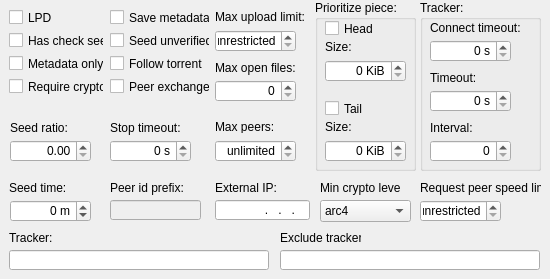
   <widget class="QWidget" name="tab_Bittorrent">
    <attribute name="title">
     <string>Bittorrent</string>
    </attribute>
    <widget class="QCheckBox" name="checkBox_EnableLpd">
     <property name="enabled">
      <bool>true</bool>
     </property>
     <property name="geometry">
      <rect>
       <x>9</x>
       <y>9</y>
       <width>95</width>
       <height>17</height>
      </rect>
     </property>
     <property name="text">
      <string>LPD</string>
     </property>
    </widget>
    <widget class="QCheckBox" name="checkBox_HashCheckSeed">
     <property name="enabled">
      <bool>true</bool>
     </property>
     <property name="geometry">
      <rect>
       <x>9</x>
       <y>32</y>
       <width>95</width>
       <height>17</height>
      </rect>
     </property>
     <property name="text">
      <string>Has check seed</string>
     </property>
    </widget>
    <widget class="QCheckBox" name="checkBox_SaveMetadata">
     <property name="enabled">
      <bool>true</bool>
     </property>
     <property name="geometry">
      <rect>
       <x>110</x>
       <y>9</y>
       <width>100</width>
       <height>17</height>
      </rect>
     </property>
     <property name="text">
      <string>Save metadata</string>
     </property>
    </widget>
    <widget class="QCheckBox" name="checkBox_SeedUnverified">
     <property name="enabled">
      <bool>true</bool>
     </property>
     <property name="geometry">
      <rect>
       <x>110</x>
       <y>32</y>
       <width>100</width>
       <height>17</height>
      </rect>
     </property>
     <property name="text">
      <string>Seed unverified</string>
     </property>
    </widget>
    <widget class="QCheckBox" name="checkBox_MetadataOnly">
     <property name="enabled">
      <bool>true</bool>
     </property>
     <property name="geometry">
      <rect>
       <x>9</x>
       <y>55</y>
       <width>95</width>
       <height>17</height>
      </rect>
     </property>
     <property name="text">
      <string>Metadata only</string>
     </property>
    </widget>
    <widget class="QCheckBox" name="checkBox_FollowTorrent">
     <property name="enabled">
      <bool>true</bool>
     </property>
     <property name="geometry">
      <rect>
       <x>110</x>
       <y>55</y>
       <width>100</width>
       <height>17</height>
      </rect>
     </property>
     <property name="text">
      <string>Follow torrent</string>
     </property>
    </widget>
    <widget class="QCheckBox" name="checkBox_RequireCrypto">
     <property name="enabled">
      <bool>true</bool>
     </property>
     <property name="geometry">
      <rect>
       <x>9</x>
       <y>78</y>
       <width>95</width>
       <height>17</height>
      </rect>
     </property>
     <property name="text">
      <string>Require crypto</string>
     </property>
    </widget>
    <widget class="QCheckBox" name="checkBox_PeerExchange">
     <property name="enabled">
      <bool>true</bool>
     </property>
     <property name="geometry">
      <rect>
       <x>110</x>
       <y>78</y>
       <width>100</width>
       <height>17</height>
      </rect>
     </property>
     <property name="text">
      <string>Peer exchange</string>
     </property>
    </widget>
    <widget class="QLabel" name="label_18">
     <property name="geometry">
      <rect>
       <x>10</x>
       <y>120</y>
       <width>61</width>
       <height>16</height>
      </rect>
     </property>
     <property name="text">
      <string>Seed ratio:</string>
     </property>
     <property name="buddy">
      <cstring>doubleSpinBox_SeedRatio</cstring>
     </property>
    </widget>
    <widget class="QDoubleSpinBox" name="doubleSpinBox_SeedRatio">
     <property name="enabled">
      <bool>true</bool>
     </property>
     <property name="geometry">
      <rect>
       <x>10</x>
       <y>140</y>
       <width>81</width>
       <height>22</height>
      </rect>
     </property>
     <property name="alignment">
      <set>Qt::AlignRight|Qt::AlignTrailing|Qt::AlignVCenter</set>
     </property>
     <property name="prefix">
      <string notr="true"/>
     </property>
    </widget>
    <widget class="QLabel" name="label_20">
     <property name="geometry">
      <rect>
       <x>215</x>
       <y>9</y>
       <width>91</width>
       <height>16</height>
      </rect>
     </property>
     <property name="text">
      <string>Max upload limit:</string>
     </property>
     <property name="buddy">
      <cstring>spinBox_MaxUploadLimit</cstring>
     </property>
    </widget>
    <widget class="QSpinBox" name="spinBox_MaxUploadLimit">
     <property name="enabled">
      <bool>true</bool>
     </property>
     <property name="geometry">
      <rect>
       <x>215</x>
       <y>30</y>
       <width>81</width>
       <height>22</height>
      </rect>
     </property>
     <property name="alignment">
      <set>Qt::AlignRight|Qt::AlignTrailing|Qt::AlignVCenter</set>
     </property>
     <property name="specialValueText">
      <string>unrestricted</string>
     </property>
     <property name="suffix">
      <string notr="true"> KiB/s</string>
     </property>
     <property name="maximum">
      <number>65536</number>
     </property>
    </widget>
    <widget class="QLabel" name="label_21">
     <property name="geometry">
      <rect>
       <x>215</x>
       <y>60</y>
       <width>81</width>
       <height>16</height>
      </rect>
     </property>
     <property name="text">
      <string>Max open files:</string>
     </property>
     <property name="buddy">
      <cstring>spinBox_MaxOpenFiles</cstring>
     </property>
    </widget>
    <widget class="QSpinBox" name="spinBox_MaxOpenFiles">
     <property name="enabled">
      <bool>true</bool>
     </property>
     <property name="geometry">
      <rect>
       <x>215</x>
       <y>80</y>
       <width>81</width>
       <height>22</height>
      </rect>
     </property>
     <property name="alignment">
      <set>Qt::AlignRight|Qt::AlignTrailing|Qt::AlignVCenter</set>
     </property>
     <property name="suffix">
      <string notr="true"/>
     </property>
     <property name="maximum">
      <number>65536</number>
     </property>
    </widget>
    <widget class="QLabel" name="label_22">
     <property name="geometry">
      <rect>
       <x>215</x>
       <y>120</y>
       <width>81</width>
       <height>13</height>
      </rect>
     </property>
     <property name="text">
      <string>Max peers:</string>
     </property>
     <property name="buddy">
      <cstring>spinBox_MaxPeers</cstring>
     </property>
    </widget>
    <widget class="QSpinBox" name="spinBox_MaxPeers">
     <property name="enabled">
      <bool>true</bool>
     </property>
     <property name="geometry">
      <rect>
       <x>215</x>
       <y>140</y>
       <width>81</width>
       <height>22</height>
      </rect>
     </property>
     <property name="alignment">
      <set>Qt::AlignRight|Qt::AlignTrailing|Qt::AlignVCenter</set>
     </property>
     <property name="specialValueText">
      <string>unlimited</string>
     </property>
     <property name="suffix">
      <string notr="true"/>
     </property>
     <property name="maximum">
      <number>256</number>
     </property>
    </widget>
    <widget class="QLabel" name="label_23">
     <property name="geometry">
      <rect>
       <x>420</x>
       <y>180</y>
       <width>121</width>
       <height>16</height>
      </rect>
     </property>
     <property name="text">
      <string>Request peer speed limit:</string>
     </property>
     <property name="buddy">
      <cstring>spinBox_RequestPeerSpeedLimit</cstring>
     </property>
    </widget>
    <widget class="QSpinBox" name="spinBox_RequestPeerSpeedLimit">
     <property name="enabled">
      <bool>true</bool>
     </property>
     <property name="geometry">
      <rect>
       <x>420</x>
       <y>200</y>
       <width>81</width>
       <height>22</height>
      </rect>
     </property>
     <property name="alignment">
      <set>Qt::AlignRight|Qt::AlignTrailing|Qt::AlignVCenter</set>
     </property>
     <property name="specialValueText">
      <string>unrestricted</string>
     </property>
     <property name="suffix">
      <string notr="true"> KiB/s</string>
     </property>
     <property name="maximum">
      <number>65536</number>
     </property>
    </widget>
    <widget class="QLabel" name="label_24">
     <property name="geometry">
      <rect>
       <x>110</x>
       <y>120</y>
       <width>81</width>
       <height>16</height>
      </rect>
     </property>
     <property name="text">
      <string>Stop timeout:</string>
     </property>
     <property name="buddy">
      <cstring>spinBox_StopTimeout</cstring>
     </property>
    </widget>
    <widget class="QSpinBox" name="spinBox_StopTimeout">
     <property name="enabled">
      <bool>true</bool>
     </property>
     <property name="geometry">
      <rect>
       <x>110</x>
       <y>140</y>
       <width>81</width>
       <height>22</height>
      </rect>
     </property>
     <property name="alignment">
      <set>Qt::AlignRight|Qt::AlignTrailing|Qt::AlignVCenter</set>
     </property>
     <property name="suffix">
      <string notr="true"> s</string>
     </property>
     <property name="maximum">
      <number>256</number>
     </property>
    </widget>
    <widget class="QLabel" name="label_28">
     <property name="geometry">
      <rect>
       <x>110</x>
       <y>180</y>
       <width>81</width>
       <height>16</height>
      </rect>
     </property>
     <property name="text">
      <string>Peer id prefix:</string>
     </property>
     <property name="buddy">
      <cstring>lineEdit_PeerIDPrefix</cstring>
     </property>
    </widget>
    <widget class="QLineEdit" name="lineEdit_PeerIDPrefix">
     <property name="enabled">
      <bool>false</bool>
     </property>
     <property name="geometry">
      <rect>
       <x>110</x>
       <y>200</y>
       <width>91</width>
       <height>20</height>
      </rect>
     </property>
     <property name="maxLength">
      <number>20</number>
     </property>
    </widget>
    <widget class="QLabel" name="label_42">
     <property name="geometry">
      <rect>
       <x>320</x>
       <y>180</y>
       <width>81</width>
       <height>16</height>
      </rect>
     </property>
     <property name="text">
      <string>Min crypto level:</string>
     </property>
     <property name="buddy">
      <cstring>comboBox_MinCryptoLevel</cstring>
     </property>
    </widget>
    <widget class="QComboBox" name="comboBox_MinCryptoLevel">
     <property name="geometry">
      <rect>
       <x>320</x>
       <y>200</y>
       <width>91</width>
       <height>22</height>
      </rect>
     </property>
     <item>
      <property name="text">
       <string notr="true">arc4</string>
      </property>
     </item>
     <item>
      <property name="text">
       <string notr="true">plain</string>
      </property>
     </item>
    </widget>
    <widget class="QLabel" name="label_19">
     <property name="geometry">
      <rect>
       <x>9</x>
       <y>180</y>
       <width>61</width>
       <height>16</height>
      </rect>
     </property>
     <property name="text">
      <string>Seed time:</string>
     </property>
     <property name="buddy">
      <cstring>spinBox_SeedTime</cstring>
     </property>
    </widget>
    <widget class="QSpinBox" name="spinBox_SeedTime">
     <property name="geometry">
      <rect>
       <x>10</x>
       <y>200</y>
       <width>81</width>
       <height>22</height>
      </rect>
     </property>
     <property name="alignment">
      <set>Qt::AlignRight|Qt::AlignTrailing|Qt::AlignVCenter</set>
     </property>
     <property name="suffix">
      <string notr="true"> m</string>
     </property>
     <property name="minimum">
      <number>-1</number>
     </property>
     <property name="maximum">
      <number>525600</number>
     </property>
    </widget>
    <widget class="QGroupBox" name="groupBox_4">
     <property name="enabled">
      <bool>true</bool>
     </property>
     <property name="geometry">
      <rect>
       <x>420</x>
       <y>0</y>
       <width>121</width>
       <height>171</height>
      </rect>
     </property>
     <property name="title">
      <string>Tracker:</string>
     </property>
     <widget class="QSpinBox" name="spinBox_TrackerConnectTimeout">
      <property name="enabled">
       <bool>true</bool>
      </property>
      <property name="geometry">
       <rect>
        <x>10</x>
        <y>40</y>
        <width>81</width>
        <height>22</height>
       </rect>
      </property>
      <property name="alignment">
       <set>Qt::AlignRight|Qt::AlignTrailing|Qt::AlignVCenter</set>
      </property>
      <property name="suffix">
       <string notr="true"> s</string>
      </property>
      <property name="maximum">
       <number>86400</number>
      </property>
     </widget>
     <widget class="QLabel" name="label_25">
      <property name="geometry">
       <rect>
        <x>10</x>
        <y>20</y>
        <width>101</width>
        <height>16</height>
       </rect>
      </property>
      <property name="text">
       <string>Connect timeout:</string>
      </property>
      <property name="buddy">
       <cstring>spinBox_TrackerConnectTimeout</cstring>
      </property>
     </widget>
     <widget class="QSpinBox" name="spinBox_TrackerTimeout">
      <property name="enabled">
       <bool>true</bool>
      </property>
      <property name="geometry">
       <rect>
        <x>10</x>
        <y>90</y>
        <width>81</width>
        <height>22</height>
       </rect>
      </property>
      <property name="alignment">
       <set>Qt::AlignRight|Qt::AlignTrailing|Qt::AlignVCenter</set>
      </property>
      <property name="suffix">
       <string notr="true"> s</string>
      </property>
      <property name="maximum">
       <number>86400</number>
      </property>
     </widget>
     <widget class="QLabel" name="label_43">
      <property name="geometry">
       <rect>
        <x>10</x>
        <y>70</y>
        <width>101</width>
        <height>16</height>
       </rect>
      </property>
      <property name="text">
       <string>Timeout:</string>
      </property>
      <property name="buddy">
       <cstring>spinBox_TrackerTimeout</cstring>
      </property>
     </widget>
     <widget class="QLabel" name="label_27">
      <property name="geometry">
       <rect>
        <x>10</x>
        <y>120</y>
        <width>101</width>
        <height>16</height>
       </rect>
      </property>
      <property name="text">
       <string>Interval:</string>
      </property>
      <property name="buddy">
       <cstring>spinBox_TrackerInterval</cstring>
      </property>
     </widget>
     <widget class="QSpinBox" name="spinBox_TrackerInterval">
      <property name="enabled">
       <bool>true</bool>
      </property>
      <property name="geometry">
       <rect>
        <x>10</x>
        <y>140</y>
        <width>81</width>
        <height>22</height>
       </rect>
      </property>
      <property name="alignment">
       <set>Qt::AlignRight|Qt::AlignTrailing|Qt::AlignVCenter</set>
      </property>
      <property name="suffix">
       <string notr="true"/>
      </property>
      <property name="maximum">
       <number>256</number>
      </property>
     </widget>
    </widget>
    <widget class="QGroupBox" name="groupBox_8">
     <property name="geometry">
      <rect>
       <x>315</x>
       <y>0</y>
       <width>101</width>
       <height>171</height>
      </rect>
     </property>
     <property name="title">
      <string>Prioritize piece:</string>
     </property>
     <widget class="QCheckBox" name="checkBox_PrioritizePieceHead">
      <property name="geometry">
       <rect>
        <x>10</x>
        <y>20</y>
        <width>70</width>
        <height>17</height>
       </rect>
      </property>
      <property name="text">
       <string>Head</string>
      </property>
     </widget>
     <widget class="QCheckBox" name="checkBox_PrioritizePieceTail">
      <property name="geometry">
       <rect>
        <x>10</x>
        <y>100</y>
        <width>70</width>
        <height>17</height>
       </rect>
      </property>
      <property name="text">
       <string>Tail</string>
      </property>
     </widget>
     <widget class="QLabel" name="label_2">
      <property name="geometry">
       <rect>
        <x>10</x>
        <y>40</y>
        <width>46</width>
        <height>13</height>
       </rect>
      </property>
      <property name="text">
       <string>Size:</string>
      </property>
      <property name="buddy">
       <cstring>spinBox_PrioritizePieceHead_Size</cstring>
      </property>
     </widget>
     <widget class="QLabel" name="label_3">
      <property name="geometry">
       <rect>
        <x>10</x>
        <y>120</y>
        <width>46</width>
        <height>13</height>
       </rect>
      </property>
      <property name="text">
       <string>Size:</string>
      </property>
      <property name="buddy">
       <cstring>spinBox_PrioritizePieceTail_Size</cstring>
      </property>
     </widget>
     <widget class="QSpinBox" name="spinBox_PrioritizePieceHead_Size">
      <property name="geometry">
       <rect>
        <x>10</x>
        <y>60</y>
        <width>81</width>
        <height>22</height>
       </rect>
      </property>
      <property name="alignment">
       <set>Qt::AlignRight|Qt::AlignTrailing|Qt::AlignVCenter</set>
      </property>
      <property name="suffix">
       <string notr="true"> KiB</string>
      </property>
      <property name="maximum">
       <number>65536</number>
      </property>
     </widget>
     <widget class="QSpinBox" name="spinBox_PrioritizePieceTail_Size">
      <property name="geometry">
       <rect>
        <x>10</x>
        <y>140</y>
        <width>81</width>
        <height>22</height>
       </rect>
      </property>
      <property name="alignment">
       <set>Qt::AlignRight|Qt::AlignTrailing|Qt::AlignVCenter</set>
      </property>
      <property name="suffix">
       <string notr="true"> KiB</string>
      </property>
      <property name="maximum">
       <number>65536</number>
      </property>
     </widget>
    </widget>
    <widget class="QLabel" name="label_45">
     <property name="geometry">
      <rect>
       <x>215</x>
       <y>180</y>
       <width>81</width>
       <height>16</height>
      </rect>
     </property>
     <property name="text">
      <string>External IP:</string>
     </property>
     <property name="buddy">
      <cstring>lineEdit_ExternalIP</cstring>
     </property>
    </widget>
    <widget class="QLineEdit" name="lineEdit_ExternalIP">
     <property name="geometry">
      <rect>
       <x>215</x>
       <y>200</y>
       <width>95</width>
       <height>20</height>
      </rect>
     </property>
     <property name="inputMask">
      <string notr="true">000.000.000.000; </string>
     </property>
     <property name="text">
      <string notr="true">...</string>
     </property>
     <property name="alignment">
      <set>Qt::AlignRight|Qt::AlignTrailing|Qt::AlignVCenter</set>
     </property>
    </widget>
    <widget class="QLineEdit" name="lineEdit_BtTracker">
     <property name="geometry">
      <rect>
       <x>9</x>
       <y>250</y>
       <width>260</width>
       <height>20</height>
      </rect>
     </property>
     <property name="maxLength">
      <number>20</number>
     </property>
    </widget>
    <widget class="QLabel" name="label_46">
     <property name="geometry">
      <rect>
       <x>9</x>
       <y>230</y>
       <width>81</width>
       <height>16</height>
      </rect>
     </property>
     <property name="text">
      <string>Tracker:</string>
     </property>
     <property name="buddy">
      <cstring>lineEdit_ExternalIP</cstring>
     </property>
    </widget>
    <widget class="QLineEdit" name="lineEdit_BtExcludeTracker">
     <property name="geometry">
      <rect>
       <x>280</x>
       <y>250</y>
       <width>260</width>
       <height>20</height>
      </rect>
     </property>
     <property name="maxLength">
      <number>20</number>
     </property>
    </widget>
    <widget class="QLabel" name="label_47">
     <property name="geometry">
      <rect>
       <x>280</x>
       <y>230</y>
       <width>81</width>
       <height>16</height>
      </rect>
     </property>
     <property name="text">
      <string>Exclude tracker:</string>
     </property>
     <property name="buddy">
      <cstring>lineEdit_ExternalIP</cstring>
     </property>
    </widget>
   </widget>
